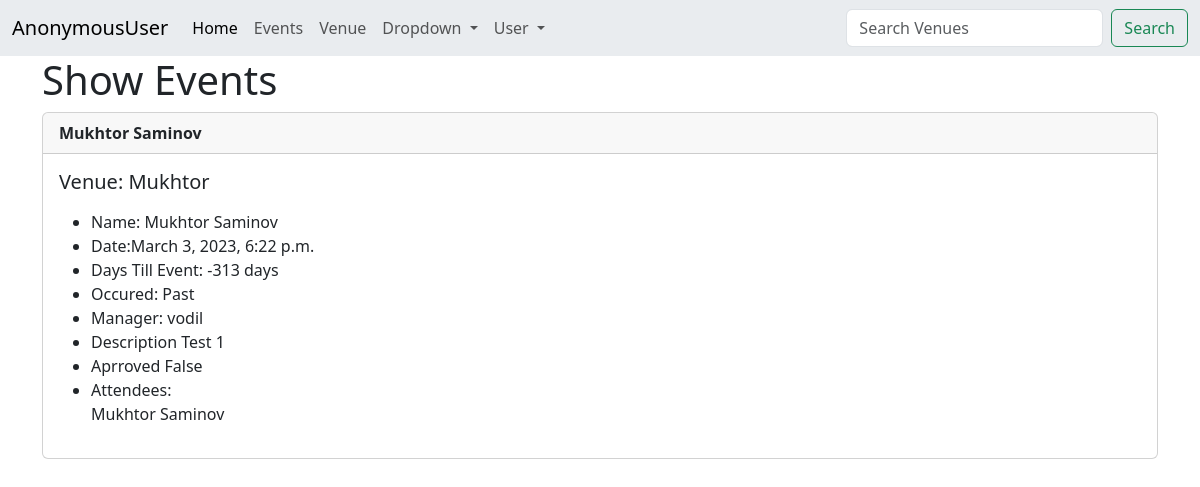
The app's page /show_event/1, older data.
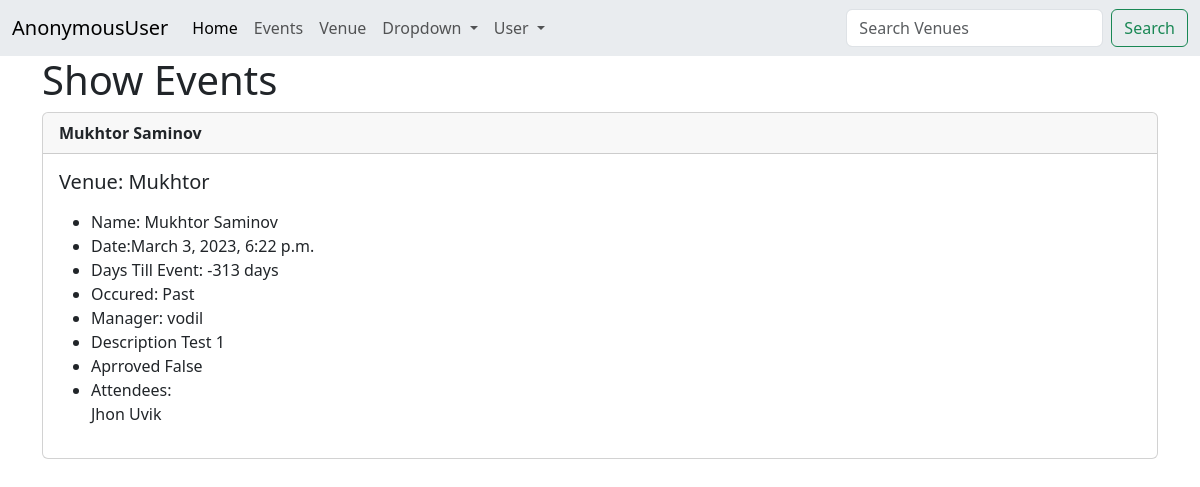
The same page, newer data.
### home/models.py (models this page shows)
class MyClubUser(models.Model):
    firstname=models.CharField(max_length=50)
    lastname=models.CharField(max_length=50)
    email=models.EmailField('User Email')
    def __str__(self):
        return self.firstname + " " + self.lastname

### home/views.py (the view)
# urls.py: path('show_event/<event_id>',views.show_events,name='show_event'),
def show_events(request,event_id):
    event=Event.objects.get(pk=event_id)
    return render(request, 'show_event.html',{'event':event})

### home/models.py (called while the page is built)
    def __str__(self):
        return self.name

    def __str__(self):
        return self.name

    @property
    def Days_till(self):
        today=date.today()
        days_till=self.event_data.date()-today
        days_till_stripped=str(days_till).split(',',1)[0]
        return days_till_stripped

    @property
    def Is_Past(self):
        today=date.today()
        if self.event_data.date()<today:
            thing="Past"
        else:
            thing="Future"
        return thing

### Template/show_event.html (shortened to what this page needs)
{% extends "base.html" %}
{% block content %}
<h1>Show  Events </h1>
<div class="card">
    <div class="card-header">
        <strong>{{ event }}</strong>
    </div>
    <div class="card-body">
      <h5 class="card-title">Venue: {{ event.venue }}
      </h5>
      <p class="card-text">
        <ul>
        <li>Name: {{ event.name }} </li>
        <li> Date:{{ event.event_data }} </li>
        <li>Days Till Event: {{ event.Days_till }} </li>
        <li> Occured: {{ event.Is_Past }}</li>
        <li>Manager: {{ event.manager }} </li>
        <li> Description {{ event.description }} </li>
        <li> Aprroved {{ event.aprroved}} </li>
        <li>Attendees: <br>
            {% for user in event.attendees.all %}
            {{ user }}<br>
            {% endfor %}
        </li>
        </ul>
      </p>
    </div>
  </div><br>
{% endblock %}

Row changes from the older to the newer data that the page shows:
no longer on this page (row unchanged): MyClubUser: firstname+lastname "Mukhtor Saminov"
added MyClubUser: firstname+lastname "Jhon Uvik"
